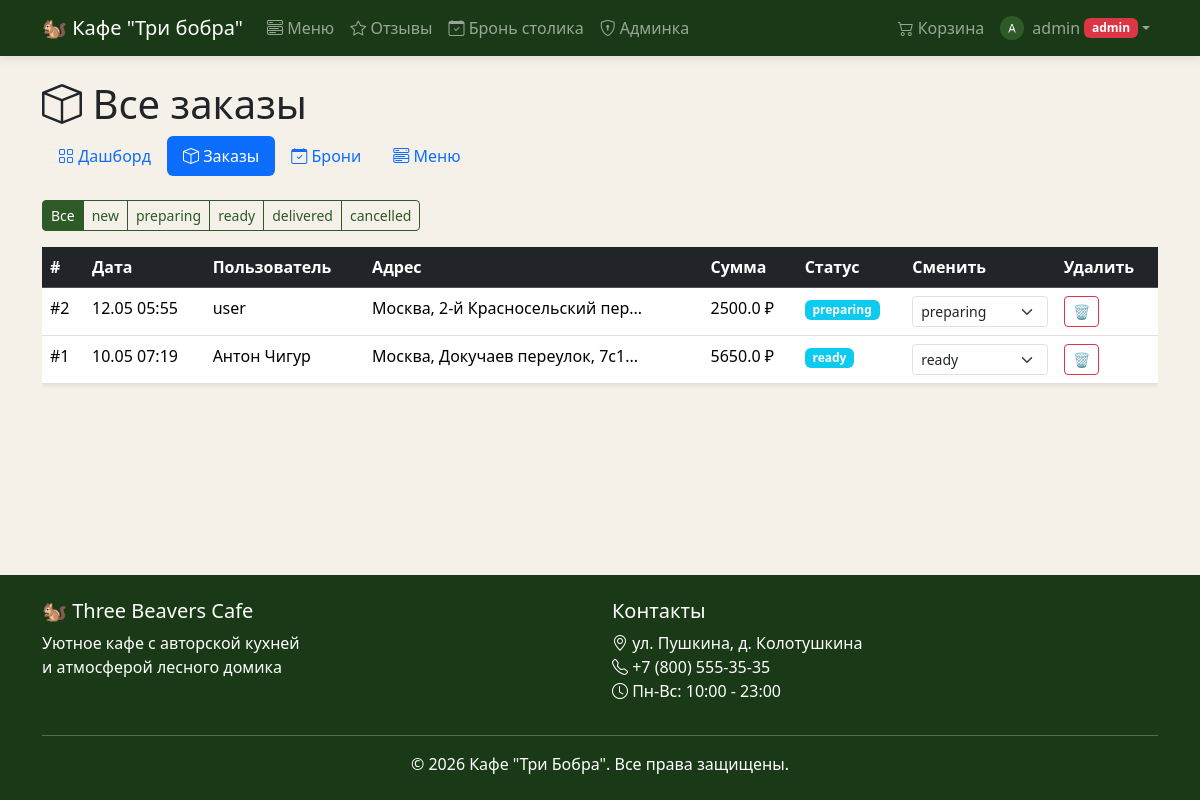
Page /admin/orders (signed in) on the committed database.
### models.py (models this page shows)
class User(UserMixin, db.Model):
    id = db.Column(db.Integer, primary_key=True)
    username = db.Column(db.String(80), unique=True, nullable=False)
    email = db.Column(db.String(120), unique=True, nullable=False)
    password_hash = db.Column(db.String(256), nullable=False)
    is_admin = db.Column(db.Boolean, default=False)
    avatar = db.Column(db.String(300), default="default-avatar.png")
    cart_items = db.relationship("CartItem", backref="user", lazy=True)
    orders = db.relationship("Order", backref="user", lazy=True)
    bookings = db.relationship("Booking", backref="user", lazy=True)
    reviews = db.relationship("Review", backref="user", lazy=True)

class Order(db.Model):
    id = db.Column(db.Integer, primary_key=True)
    user_id = db.Column(db.Integer, db.ForeignKey("user.id"), nullable=False)
    total_price = db.Column(db.Float, nullable=False)
    status = db.Column(db.String(20), default="new")
    delivery_address = db.Column(db.String(300), nullable=True)
    latitude = db.Column(db.Float, nullable=True)
    longitude = db.Column(db.Float, nullable=True)
    created_at = db.Column(db.DateTime, default=datetime.utcnow)
    items = db.relationship("OrderItem", backref="order", lazy=True)

### routes/admin.py (the view)
@admin_bp.route("/orders")
@login_required
@admin_required
def orders():
    status_filter = request.args.get("status", "all")
    query = Order.query.order_by(Order.created_at.desc())
    if status_filter != "all":
        query = query.filter_by(status=status_filter)
    all_orders = query.all()
    statuses = ["new", "preparing", "ready", "delivered", "cancelled"]
    return render_template("admin/orders.html",
                           orders=all_orders,
                           current_filter=status_filter,
                           statuses=statuses)

### routes/admin.py (called while the page is built)
def admin_required(f):
    @wraps(f)
    def decorated_function(*args, **kwargs):
        if not current_user.is_authenticated or not current_user.is_admin:
            flash("Доступ запрещён! Только для администраторов.", "danger")
            return redirect(url_for("main.index"))
        return f(*args, **kwargs)
    return decorated_function

### templates/admin/orders.html (shortened to what this page needs)
{% extends "base.html" %}
{% block content %}
<div class="container">
    <h1 class="mb-2"><i class="bi bi-box"></i> Все заказы</h1>
    <ul class="nav nav-pills mb-4">
        <li class="nav-item"><a class="nav-link" href="{{ url_for('admin.dashboard') }}"><i class="bi bi-grid"></i> Дашборд</a></li>
        <li class="nav-item"><a class="nav-link active" href="{{ url_for('admin.orders') }}"><i class="bi bi-box"></i> Заказы</a></li>
        <li class="nav-item"><a class="nav-link" href="{{ url_for('admin.bookings') }}"><i class="bi bi-calendar-check"></i> Брони</a></li>
        <li class="nav-item"><a class="nav-link" href="{{ url_for('admin.menu') }}"><i class="bi bi-menu-button-wide"></i> Меню</a></li>
    </ul>
    <div class="btn-group mb-3">
        <a href="?status=all" class="btn btn-sm {% if current_filter=='all' %}btn-primary{% else %}btn-outline-primary{% endif %}">Все</a>
        {% for s in statuses %}
        <a href="?status={{ s }}" class="btn btn-sm {% if current_filter==s %}btn-primary{% else %}btn-outline-primary{% endif %}">{{ s }}</a>
        {% endfor %}
    </div>
    <div class="table-responsive">
        <table class="table table-hover shadow-sm">
            <thead class="table-dark">
                <tr><th>#</th><th>Дата</th><th>Пользователь</th><th>Адрес</th><th>Сумма</th><th>Статус</th><th>Сменить</th><th>Удалить</th></tr>
            </thead>
            <tbody>
                {% for o in orders %}
                <tr>
                    <td>#{{ o.id }}</td>
                    <td>{{ o.created_at.strftime('%d.%m %H:%M') }}</td>
                    <td>{{ o.user.username }}</td>
                    <td>{{ o.delivery_address[:30] }}...</td>
                    <td>{{ o.total_price }} ₽</td>
                    <td><span class="badge bg-{% if o.status=='new' %}warning{% elif o.status=='delivered' %}success{% elif o.status=='cancelled' %}danger{% else %}info{% endif %}">{{ o.status }}</span></td>
                    <td>
                        <form method="POST" action="{{ url_for('admin.update_order_status', order_id=o.id) }}" class="d-flex gap-1">
                            <select name="status" class="form-select form-select-sm" onchange="this.form.submit()">
                                {% for s in statuses %}
                                <option value="{{ s }}" {% if o.status==s %}selected{% endif %}>{{ s }}</option>
                                {% endfor %}
                            </select>
                        </form>
                        <td>
                            <form method="POST" action="{{ url_for('admin.delete_order', order_id=o.id) }}"
                                onsubmit="return confirm('Удалить заказ #{{ o.id }} навсегда?')">
                            <button class="btn btn-sm btn-outline-danger">🗑️</button>
                            </form>
                        </td>
                    </td>
                </tr>
                {% endfor %}
            </tbody>
        </table>
    </div>
</div>
{% endblock %}

### templates/base.html (shortened to what this page needs)
<!DOCTYPE html>
<html lang="ru">
<head>
    <link href="https://cdn.jsdelivr.net/npm/bootstrap@5.3.2/dist/css/bootstrap.min.css" rel="stylesheet">
    <link href="https://cdn.jsdelivr.net/npm/bootstrap-icons@1.11.2/font/bootstrap-icons.css" rel="stylesheet">
    <link href="{{ url_for('static', filename='css/style.css') }}" rel="stylesheet">
</head>
<body>
    <nav class="navbar navbar-expand-lg navbar-dark bg-dark-green sticky-top">
        <div class="container">
            <a class="navbar-brand" href="{{ url_for('main.index') }}">
                🐿 Кафе "Три бобра"
            </a>
            <div class="collapse navbar-collapse" id="navbarNav">
                <ul class="navbar-nav me-auto">
                    <li class="nav-item">
                        <a class="nav-link" href="{{ url_for('menu.menu') }}">
                            <i class="bi bi-menu-button-wide"></i> Меню
                        </a>
                    </li>
                    <li class="nav-item">
                        <a class="nav-link" href="{{ url_for('reviews.reviews') }}">
                            <i class="bi bi-star"></i> Отзывы
                        </a>
                    </li>
                    <li class="nav-item">
                        <a class="nav-link" href="{{ url_for('booking.booking') }}">
                            <i class="bi bi-calendar-check"></i> Бронь столика
                        </a>
                    </li>
                    {% if current_user.is_authenticated and current_user.is_admin %}
                    <li class="nav-item">
                        <a class="nav-link" href="{{ url_for('admin.dashboard') }}">
                            <i class="bi bi-shield-lock"></i> Админка
                        </a>
                    </li>
                    {% endif %}
                </ul>
                <ul class="navbar-nav">
                    {% if current_user.is_authenticated %}
                    <li class="nav-item">
                        <a class="nav-link d-flex align-items-center gap-1" href="{{ url_for('cart.cart') }}">
                            <i class="bi bi-cart2"></i> Корзина
                        </a>
                    </li>
                    <li class="nav-item dropdown">
                        <a class="nav-link dropdown-toggle d-flex align-items-center" href="#" role="button" data-bs-toggle="dropdown">
                            <img src="/auth/avatar/{{ current_user.id }}"
                                 class="rounded-circle me-2"
                                 style="width: 24px; height: 24px; object-fit: cover;"
                                 alt="">
                            {{ current_user.username }}
                            {% if current_user.is_admin %}<span class="badge bg-danger ms-1">admin</span>{% endif %}
                        </a>
                    </li>
                    {% endif %}
                </ul>
            </div>
        </div>
    </nav>
    <main class="py-4">
        {% block content %}{% endblock %}
    </main>
    <footer class="bg-dark-green text-white py-4 mt-auto">
        <div class="container">
            <div class="row">
                <div class="col-md-6">
                    <h5>🐿 Three Beavers Cafe</h5>
                    <p>Уютное кафе с авторской кухней<br>и атмосферой лесного домика</p>
                </div>
                <div class="col-md-6">
                    <h5>Контакты</h5>
                    <p>
                        <i class="bi bi-geo-alt"></i> ул. Пушкина, д. Колотушкина<br>
                        <i class="bi bi-telephone"></i> +7 (800) 555-35-35<br>
                        <i class="bi bi-clock"></i> Пн-Вс: 10:00 - 23:00
                    </p>
                </div>
            </div>
            <hr>
            <p class="text-center mb-0">&copy; 2026 Кафе "Три Бобра". Все права защищены.</p>
        </div>
    </footer>
</body>
</html>

### static/css/style.css (style rules this page uses)
:root { --beaver-green: #2d5a27; --beaver-dark: #1a3a17; --beaver-light: #4a7c43; --beaver-gold: #c4a35a; --beaver-cream: #f5f0e8; --beaver-brown: #6b4f3c; }
.bg-dark-green { background-color: var(--beaver-dark) !important; }
.btn-primary { background-color: var(--beaver-green); border-color: var(--beaver-green); }
.btn-outline-primary { color: var(--beaver-green); border-color: var(--beaver-green); }
.navbar { box-shadow: 0 2px 10px rgba(0, 0, 0, 0.1); }
.nav-link { transition: color 0.3s; }
footer { background-color: var(--beaver-dark); }
body { background-color: var(--beaver-cream); min-height: 100vh; display: flex; flex-direction: column; }
main { flex: 1; }
a.nav-link.d-flex { white-space: nowrap; }

### rows in the picture
User: username "admin"
Order: id "2", created_at "12.05 05:55", user.username "user", delivery_address "Москва, 2-й Красносельский пер", total_price "2500.0", status "preparing"
Order: id "1", created_at "10.05 07:19", user.username "Антон Чигур", delivery_address "Москва, Докучаев переулок, 7с1", total_price "5650.0", status "ready"

### other values in the picture
{{ s }} "new" "preparing" "ready" "delivered" "cancelled"
